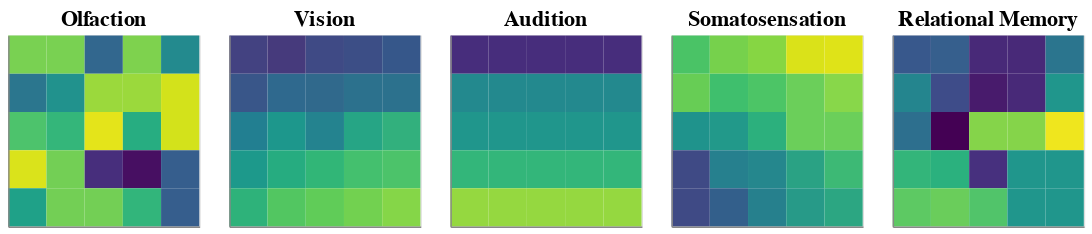

Notebook code for this chart:
### Code cell
save_som_plot(args.experiment_name, modality_list, args)

### Figure 1 — Vega-Lite specification as saved in the notebook (floating-point values rounded to 4 significant figures)
{"config": {"view": {"continuousWidth": 300, "continuousHeight": 300}}, "hconcat": [{"data": {"name": "data-d2710ebf66c9f996ba28d22c6f1fcb44"}, "mark": {"type": "rect", "height": 28, "stroke": null, "strokeWidth": 0, "width": 28}, "encoding": {"color": {"field": "z", "legend": null, "scale": {"domain": [0, 4095], "scheme": "viridis"}, "type": "quantitative"}, "x": {"axis": {"labels": false, "ticks": false, "title": null}, "field": "x", "scale": {"paddingInner": 0}, "type": "ordinal"}, "y": {"axis": {"labels": false, "ticks": false, "title": null}, "field": "y", "scale": {"paddingInner": 0}, "type": "ordinal"}}, "height": 140, "title": {"text": "Olfaction", "anchor": "middle", "fontSize": 16}, "width": 140}, {"data": {"name": "data-a728eb2a00cd23d6b239351a82ad5fea"}, "mark": {"type": "rect", "height": 28, "stroke": null, "strokeWidth": 0, "width": 28}, "encoding": {"color": {"field": "z", "legend": null, "scale": null, "type": "nominal"}, "x": {"axis": {"labels": false, "ticks": false, "title": null}, "field": "x", "scale": {"paddingInner": 0}, "type": "ordinal"}, "y": {"axis": {"labels": false, "ticks": false, "title": null}, "field": "y", "scale": {"paddingInner": 0}, "type": "ordinal"}}, "height": 140, "title": {"text": "Vision", "anchor": "middle", "fontSize": 16}, "width": 140}, {"data": {"name": "data-2f11f5ac3ae6afaa5025debcc82fc91d"}, "mark": {"type": "rect", "height": 28, "stroke": null, "strokeWidth": 0, "width": 28}, "encoding": {"color": {"field": "z", "legend": null, "scale": {"domain": [0, 2040], "scheme": "viridis"}, "type": "quantitative"}, "x": {"axis": {"labels": false, "ticks": false, "title": null}, "field": "x", "scale": {"paddingInner": 0}, "type": "ordinal"}, "y": {"axis": {"labels": false, "ticks": false, "title": null}, "field": "y", "scale": {"paddingInner": 0}, "type": "ordinal"}}, "height": 140, "title": {"text": "Audition", "anchor": "middle", "fontSize": 16}, "width": 140}, {"data": {"name": "data-cb8b0488d81f3c8e86f99638d93cc1bd"}, "mark": {"type": "rect", "height": 28, "stroke": null, "strokeWidth": 0, "width": 28}, "encoding": {"color": {"field": "z", "legend": null, "scale": null, "type": "nominal"}, "x": {"axis": {"labels": false, "ticks": false, "title": null}, "field": "x", "scale": {"paddingInner": 0}, "type": "ordinal"}, "y": {"axis": {"labels": false, "ticks": false, "title": null}, "field": "y", "scale": {"paddingInner": 0}, "type": "ordinal"}}, "height": 140, "title": {"text": "Somatosensation", "anchor": "middle", "fontSize": 16}, "width": 140}, {"data": {"name": "data-27f914115378db6c3afcf6344979c956"}, "mark": {"type": "rect", "height": 28, "stroke": null, "strokeWidth": 0, "width": 28}, "encoding": {"color": {"field": "z", "legend": null, "scale": {"domain": [0, 44], "scheme": "viridis"}, "type": "quantitative"}, "x": {"axis": {"labels": false, "ticks": false, "title": null}, "field": "x", "scale": {"paddingInner": 0}, "type": "ordinal"}, "y": {"axis": {"labels": false, "ticks": false, "title": null}, "field": "y", "scale": {"paddingInner": 0}, "type": "ordinal"}}, "height": 140, "title": {"text": "Relational Memory", "anchor": "middle", "fontSize": 16}, "width": 140}], "resolve": {"scale": {"color": "independent"}}, "$schema": "https://vega.github.io/schema/vega-lite/v5.20.1.json", "datasets": {"data-d2710ebf66c9f996ba28d22c6f1fcb44": [{"y": 0, "x": 0, "c_raw": [3267, 0], "z": 3267}, {"y": 0, "x": 1, "c_raw": [3267, 0], "z": 3267}, {"y": 0, "x": 2, "c_raw": [1345, 0], "z": 1345}, {"y": 0, "x": 3, "c_raw": [3305, 0], "z": 3305}, {"y": 0, "x": 4, "c_raw": [1935, 0], "z": 1935}, {"y": 1, "x": 0, "c_raw": [1606, 0], "z": 1606}, {"y": 1, "x": 1, "c_raw": [2074, 0], "z": 2074}, {"y": 1, "x": 2, "c_raw": [3487, 0], "z": 3487}, {"y": 1, "x": 3, "c_raw": [3487, 0], "z": 3487}, {"y": 1, "x": 4, "c_raw": [3830, 0], "z": 3830}, {"y": 2, "x": 0, "c_raw": [2949, 0], "z": 2949}, {"y": 2, "x": 1, "c_raw": [2714, 0], "z": 2714}, {"y": 2, "x": 2, "c_raw": [3927, 0], "z": 3927}, {"y": 2, "x": 3, "c_raw": [2538, 0], "z": 2538}, {"y": 2, "x": 4, "c_raw": [3830, 0], "z": 3830}, {"y": 3, "x": 0, "c_raw": [3870, 0], "z": 3870}, {"y": 3, "x": 1, "c_raw": [3229, 0], "z": 3229}, {"y": 3, "x": 2, "c_raw": [530, 0], "z": 530}, {"y": 3, "x": 3, "c_raw": [150, 0], "z": 150}, {"y": 3, "x": 4, "c_raw": [1207, 0], "z": 1207}, {"y": 4, "x": 0, "c_raw": [2336, 0], "z": 2336}, {"y": 4, "x": 1, "c_raw": [3229, 0], "z": 3229}, {"y": 4, "x": 2, "c_raw": [3229, 0], "z": 3229}, {"y": 4, "x": 3, "c_raw": [2694, 0], "z": 2694}, {"y": 4, "x": 4, "c_raw": [1207, 0], "z": 1207}], "data-a728eb2a00cd23d6b239351a82ad5fea": [{"y": 0, "x": 0, "c_raw": [180, 45], "z": "#434281"}, {"y": 0, "x": 1, "c_raw": [150, 30], "z": "#463a7c"}, {"y": 0, "x": 2, "c_raw": [90, 30], "z": "#3f4a85"}, {"y": 0, "x": 3, "c_raw": [75, 30], "z": "#3c4e86"}, {"y": 0, "x": 4, "c_raw": [45, 30], "z": "#36578a"}, {"y": 1, "x": 0, "c_raw": [165, 60], "z": "#395689"}, {"y": 1, "x": 1, "c_raw": [150, 75], "z": "#2f698e"}, {"y": 1, "x": 2, "c_raw": [90, 60], "z": "#30698c"}, {"y": 1, "x": 3, "c_raw": [60, 60], "z": "#2c718d"}, {"y": 1, "x": 4, "c_raw": [60, 60], "z": "#2c718d"}, {"y": 2, "x": 0, "c_raw": [180, 105], "z": "#227f91"}, {"y": 2, "x": 1, "c_raw": [135, 120], "z": "#1d978c"}, {"y": 2, "x": 2, "c_raw": [105, 90], "z": "#24838f"}, {"y": 2, "x": 3, "c_raw": [75, 120], "z": "#26a585"}, {"y": 2, "x": 4, "c_raw": [30, 120], "z": "#32b07d"}, {"y": 3, "x": 0, "c_raw": [180, 135], "z": "#1d998b"}, {"y": 3, "x": 1, "c_raw": [150, 150], "z": "#26ac80"}, {"y": 3, "x": 2, "c_raw": [105, 150], "z": "#31b677"}, {"y": 3, "x": 3, "c_raw": [60, 150], "z": "#44c06e"}, {"y": 3, "x": 4, "c_raw": [45, 150], "z": "#4cc36a"}, {"y": 4, "x": 0, "c_raw": [180, 165], "z": "#2eb27a"}, {"y": 4, "x": 1, "c_raw": [135, 180], "z": "#52c661"}, {"y": 4, "x": 2, "c_raw": [105, 180], "z": "#60cc58"}, {"y": 4, "x": 3, "c_raw": [75, 180], "z": "#72d150"}, {"y": 4, "x": 4, "c_raw": [45, 180], "z": "#85d648"}], "data-2f11f5ac3ae6afaa5025debcc82fc91d": [{"y": 0, "x": 0, "c_raw": [260, 0], "z": 260}, {"y": 0, "x": 1, "c_raw": [260, 0], "z": 260}, {"y": 0, "x": 2, "c_raw": [260, 0], "z": 260}, {"y": 0, "x": 3, "c_raw": [260, 0], "z": 260}, {"y": 0, "x": 4, "c_raw": [260, 0], "z": 260}, {"y": 1, "x": 0, "c_raw": [960, 0], "z": 960}, {"y": 1, "x": 1, "c_raw": [960, 0], "z": 960}, {"y": 1, "x": 2, "c_raw": [960, 0], "z": 960}, {"y": 1, "x": 3, "c_raw": [960, 0], "z": 960}, {"y": 1, "x": 4, "c_raw": [960, 0], "z": 960}, {"y": 2, "x": 0, "c_raw": [1070, 0], "z": 1070}, {"y": 2, "x": 1, "c_raw": [1070, 0], "z": 1070}, {"y": 2, "x": 2, "c_raw": [1070, 0], "z": 1070}, {"y": 2, "x": 3, "c_raw": [1070, 0], "z": 1070}, {"y": 2, "x": 4, "c_raw": [1070, 0], "z": 1070}, {"y": 3, "x": 0, "c_raw": [1350, 0], "z": 1350}, {"y": 3, "x": 1, "c_raw": [1350, 0], "z": 1350}, {"y": 3, "x": 2, "c_raw": [1350, 0], "z": 1350}, {"y": 3, "x": 3, "c_raw": [1350, 0], "z": 1350}, {"y": 3, "x": 4, "c_raw": [1350, 0], "z": 1350}, {"y": 4, "x": 0, "c_raw": [1720, 0], "z": 1720}, {"y": 4, "x": 1, "c_raw": [1720, 0], "z": 1720}, {"y": 4, "x": 2, "c_raw": [1720, 0], "z": 1720}, {"y": 4, "x": 3, "c_raw": [1720, 0], "z": 1720}, {"y": 4, "x": 4, "c_raw": [1720, 0], "z": 1720}], "data-cb8b0488d81f3c8e86f99638d93cc1bd": [{"y": 0, "x": 0, "c_raw": [20, 26], "z": "#4ac366"}, {"y": 0, "x": 1, "c_raw": [16, 28], "z": "#76d14c"}, {"y": 0, "x": 2, "c_raw": [12, 28], "z": "#86d643"}, {"y": 0, "x": 3, "c_raw": [8, 31], "z": "#dae219"}, {"y": 0, "x": 4, "c_raw": [7, 31], "z": "#dfe318"}, {"y": 1, "x": 0, "c_raw": [20, 28], "z": "#67cd55"}, {"y": 1, "x": 1, "c_raw": [16, 24], "z": "#3fbf6d"}, {"y": 1, "x": 2, "c_raw": [12, 24], "z": "#4cc566"}, {"y": 1, "x": 3, "c_raw": [4, 24], "z": "#6bcf5a"}, {"y": 1, "x": 4, "c_raw": [4, 26], "z": "#88d74a"}, {"y": 2, "x": 0, "c_raw": [16, 16], "z": "#1f938c"}, {"y": 2, "x": 1, "c_raw": [12, 16], "z": "#22998a"}, {"y": 2, "x": 2, "c_raw": [12, 20], "z": "#2cb07d"}, {"y": 2, "x": 3, "c_raw": [4, 24], "z": "#6bcf5a"}, {"y": 2, "x": 4, "c_raw": [4, 24], "z": "#6bcf5a"}, {"y": 3, "x": 0, "c_raw": [12, 4], "z": "#3f4a85"}, {"y": 3, "x": 1, "c_raw": [12, 12], "z": "#26808e"}, {"y": 3, "x": 2, "c_raw": [8, 12], "z": "#25878d"}, {"y": 3, "x": 3, "c_raw": [3, 15], "z": "#2aa284"}, {"y": 3, "x": 4, "c_raw": [3, 19], "z": "#3db975"}, {"y": 4, "x": 0, "c_raw": [12, 4], "z": "#3f4a85"}, {"y": 4, "x": 1, "c_raw": [8, 6], "z": "#335f8b"}, {"y": 4, "x": 2, "c_raw": [8, 11], "z": "#26808d"}, {"y": 4, "x": 3, "c_raw": [4, 14], "z": "#279a88"}, {"y": 4, "x": 4, "c_raw": [4, 16], "z": "#2ca682"}], "data-27f914115378db6c3afcf6344979c956": [{"y": 0, "x": 0, "c_raw": [12, 0], "z": 12}, {"y": 0, "x": 1, "c_raw": [13, 0], "z": 13}, {"y": 0, "x": 2, "c_raw": [5, 0], "z": 5}, {"y": 0, "x": 3, "c_raw": [5, 0], "z": 5}, {"y": 0, "x": 4, "c_raw": [17, 0], "z": 17}, {"y": 1, "x": 0, "c_raw": [20, 0], "z": 20}, {"y": 1, "x": 1, "c_raw": [10, 0], "z": 10}, {"y": 1, "x": 2, "c_raw": [3, 0], "z": 3}, {"y": 1, "x": 3, "c_raw": [5, 0], "z": 5}, {"y": 1, "x": 4, "c_raw": [23, 0], "z": 23}, {"y": 2, "x": 0, "c_raw": [16, 0], "z": 16}, {"y": 2, "x": 1, "c_raw": [0, 0], "z": 0}, {"y": 2, "x": 2, "c_raw": [36, 0], "z": 36}, {"y": 2, "x": 3, "c_raw": [36, 0], "z": 36}, {"y": 2, "x": 4, "c_raw": [43, 0], "z": 43}, {"y": 3, "x": 0, "c_raw": [29, 0], "z": 29}, {"y": 3, "x": 1, "c_raw": [28, 0], "z": 28}, {"y": 3, "x": 2, "c_raw": [6, 0], "z": 6}, {"y": 3, "x": 3, "c_raw": [23, 0], "z": 23}, {"y": 3, "x": 4, "c_raw": [23, 0], "z": 23}, {"y": 4, "x": 0, "c_raw": [33, 0], "z": 33}, {"y": 4, "x": 1, "c_raw": [34, 0], "z": 34}, {"y": 4, "x": 2, "c_raw": [32, 0], "z": 32}, {"y": 4, "x": 3, "c_raw": [23, 0], "z": 23}, {"y": 4, "x": 4, "c_raw": [23, 0], "z": 23}]}}
